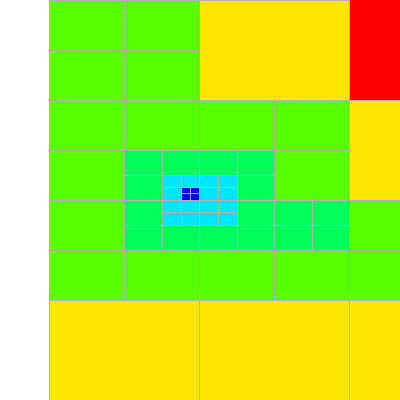

The Python source for this figure:
#!/usr/bin/env python
# Demonstrate vtkAdaptiveDataSetSurfaceFilter on a 2D binary HyperTreeGrid.

import vtkmodules.vtkInteractionStyle  # noqa: F401
import vtkmodules.vtkRenderingOpenGL2  # noqa: F401

from vtkmodules.vtkCommonDataModel import vtkHyperTreeGrid
from vtkmodules.vtkFiltersHybrid import vtkAdaptiveDataSetSurfaceFilter
from vtkmodules.vtkFiltersSources import vtkHyperTreeGridSource
from vtkmodules.vtkRenderingCore import (
    vtkActor,
    vtkCamera,
    vtkDataSetMapper,
    vtkMapper,
    vtkRenderWindow,
    vtkRenderWindowInteractor,
    vtkRenderer,
)

# HyperTreeGrid source: 2D binary in XY plane
ht_grid = vtkHyperTreeGridSource()
ht_grid.SetMaxDepth(6)
ht_grid.SetDimensions(3, 4, 1)
ht_grid.SetGridScale(1.5, 1.0, 10.0)
ht_grid.SetBranchFactor(2)
ht_grid.SetDescriptor(
    "RRRRR.|.... .R.. RRRR R... R...|.R.. ...R ..RR .R.. R... .... ....|.... "
    "...R ..R. .... .R.. R...|.... .... .R.. ....|...."
)
ht_grid.Update()

htg = vtkHyperTreeGrid.SafeDownCast(ht_grid.GetOutput())
htg.GetCellData().SetScalars(htg.GetCellData().GetArray("Depth"))

# Adaptive surface filter
renderer = vtkRenderer()

surface = vtkAdaptiveDataSetSurfaceFilter()
surface.SetRenderer(renderer)
surface.SetInputConnection(ht_grid.GetOutputPort())
surface.SetViewPointDepend(False)
surface.Update()

pd = surface.GetOutput()
depth_range = pd.GetCellData().GetArray("Depth").GetRange()

# Mappers
vtkMapper.SetResolveCoincidentTopologyToPolygonOffset()

mapper_0 = vtkDataSetMapper()
mapper_0.SetInputConnection(surface.GetOutputPort())
mapper_0.SetScalarRange(depth_range)

mapper_1 = vtkDataSetMapper()
mapper_1.SetInputConnection(surface.GetOutputPort())
mapper_1.ScalarVisibilityOff()

# Actors
actor_0 = vtkActor()
actor_0.SetMapper(mapper_0)

actor_1 = vtkActor()
actor_1.SetMapper(mapper_1)
actor_1.GetProperty().SetRepresentationToWireframe()
actor_1.GetProperty().SetColor(0.7, 0.7, 0.7)

# Camera
camera = vtkCamera()
center = pd.GetCenter()
camera.SetClippingRange(1.0, 100.0)
camera.SetFocalPoint(center[0] - 0.75, center[1], center[2])
camera.SetPosition(center[0] - 0.75, center[1], center[2] + 10.0)
camera.ParallelProjectionOn()
camera.SetParallelScale(1)

renderer.SetActiveCamera(camera)
renderer.SetBackground(1.0, 1.0, 1.0)
renderer.AddActor(actor_0)
renderer.AddActor(actor_1)

render_window = vtkRenderWindow()
render_window.AddRenderer(renderer)
render_window.SetSize(400, 400)
render_window.SetMultiSamples(0)
render_window.SetWindowName("hypertreegrid binary2d adaptive dataset surface filter")

interactor = vtkRenderWindowInteractor()
interactor.SetRenderWindow(render_window)

surface.SetViewPointDepend(True)
surface.Update()

interactor.Initialize()
interactor.Start()
